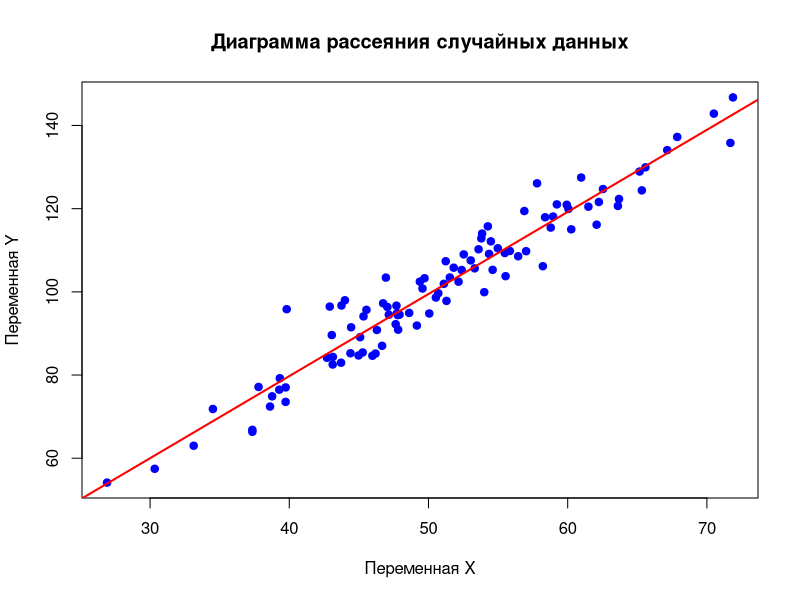
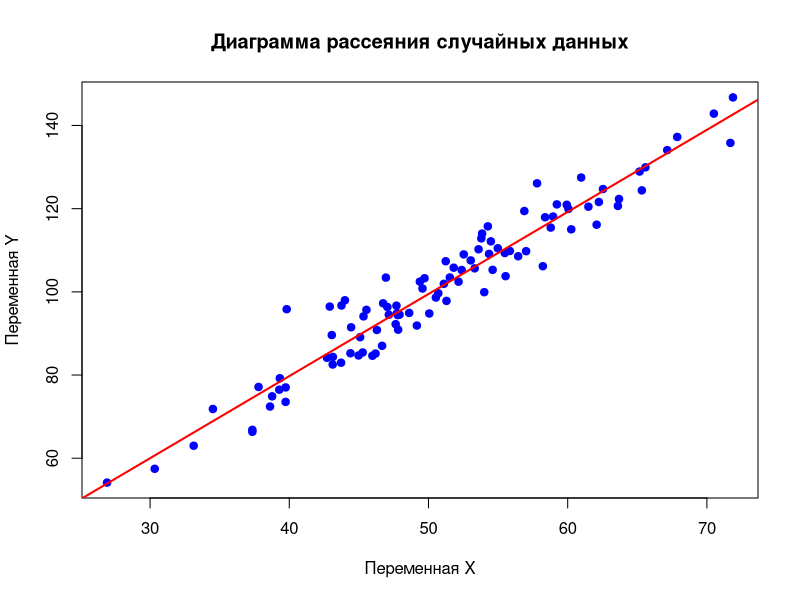

These charts were generated, in order, by the following R code:
# Скрипт R для построения диаграммы рассеяния
# Генерация случайных данных
set.seed(123)  # Для воспроизводимости результатов
x <- rnorm(100, mean = 50, sd = 10)
y <- 2 * x + rnorm(100, mean = 0, sd = 5)

# Создание диаграммы рассеяния
plot(x, y, 
     main = "Диаграмма рассеяния случайных данных",
     xlab = "Переменная X",
     ylab = "Переменная Y",
     pch = 19, 
     col = "blue")

# Добавление линии тренда
abline(lm(y ~ x), col = "red", lwd = 2)

# Сохранение графика в файл
png("scatter_plot.png")
plot(x, y, 
     main = "Диаграмма рассеяния случайных данных",
     xlab = "Переменная X",
     ylab = "Переменная Y",
     pch = 19, 
     col = "blue")
abline(lm(y ~ x), col = "red", lwd = 2)
dev.off()
